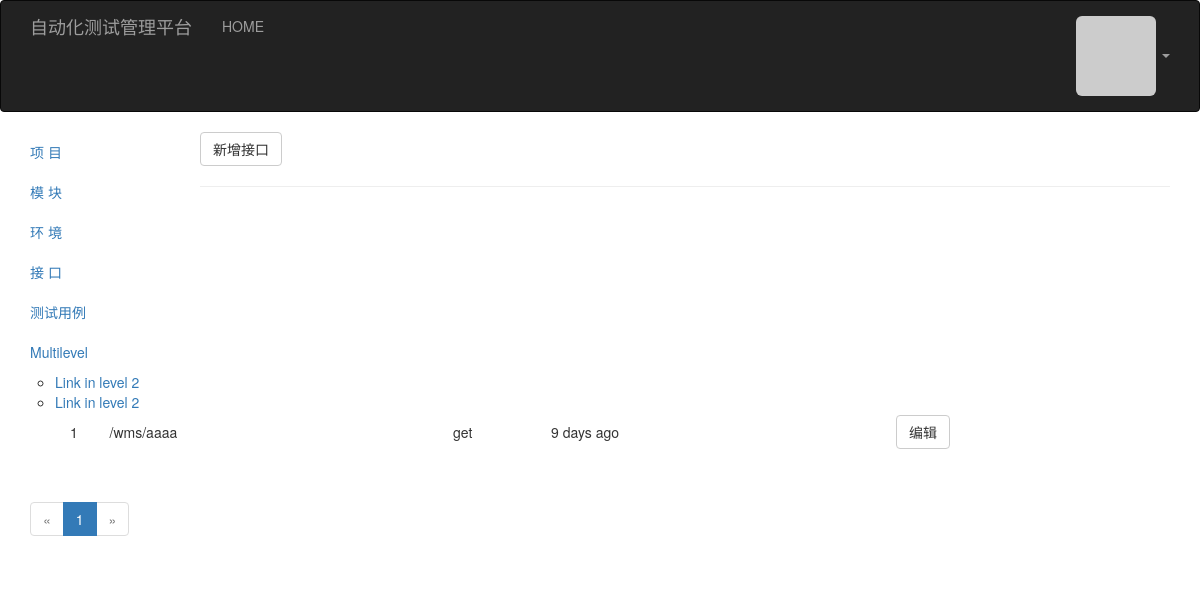
Page /interface/show (signed in) on the committed database.
### model.py (models this page shows)
class Interface(db.Model):
    __tablename__ = "interfaces"
    id = db.Column(db.Integer, primary_key=True)
    model_id = db.Column(db.Integer, db.ForeignKey('models.id'))
    name = db.Column(db.String(64), unique=True)
    methods = db.Column(db.String(64))
    uri = db.Column(db.String(128))
    desc = db.Column(db.Text)
    timestamp = db.Column(db.DateTime, index=True, default=datetime.utcnow())
    testcases = db.relationship('TestCase', backref='interface',lazy='dynamic')

### app/project/interface_views.py (the view)
@project.route("/interface/show", methods=["get"])
@login_required
def interface_show():
    interfaces = Interface.query.order_by(Interface.timestamp.desc()).all()
    form = InterfaceForm()
    form.project_id.choices = [(row.id, row.name) for row in Project.query.all()]
    form.model_id.choices = [(row.id, row.name) for row in ProjectModel.query.all()]
    page = request.args.get('page', 1, type=int)
    pagination = Interface.query.order_by(Interface.timestamp.desc()).paginate(
        page, per_page=current_app.config['FLASKY_POSTS_PER_PAGE'], error_out=False
    )
    return render_template('interface/show.html', form=form, pagination=pagination,interfaces=interfaces)

### model.py (called while the page is built)
@login_manager.user_loader
def load_user(user_id):
    return User.query.get(int(user_id))

    def gravatar(self, size=100, default="identicon", rating='g'):
        use_ssl = True if request.is_secure else False
        if self.avatar_hash:
            url = 'https://secure.gravatar.com/avatar' if use_ssl else 'http://www.gravatar.com/avatar'
            return '{url}/{hash}?s={size}&d={default}&r={rating}'.format(
                url=url, hash=self.avatar_hash, size=size, default=default, rating=rating)
        return libgravatar.Gravatar(self.email).get_image(size=size, default=default, rating=rating, use_ssl=use_ssl)

### app/templates/interface/show.html (shortened to what this page needs)
{% extends 'base.html' %}
{% import 'bootstrap/wtf.html' as wtf %}
{% import "_page.html" as macros %}
{% block page_content %}
    <button class="btn btn-default" data-toggle="modal" data-target="#addInterface">
	新增接口
    </button>
    <hr>
    <ul class="projects">
            <table  width="100%">
                {% for  interface in interfaces %}
                    <div class="profile-thumbnail">
                        <tr >
                                <td>{{ loop.index0 + 1}} </td>
                                <td>{{ interface.uri}} </td>
                                <td>{{ interface.methods}} </td>
                                <td style="text-align:left;">{{ moment(interface.timestamp).fromNow() }}</td>
                                <td height="40px">
                                    <button type="button" class="btn btn-default"
                                              onclick="location.href='#'">编辑
                                    </button>
                                </td>
                        </tr>
                    </div>
                {% endfor %}
            </table>
        </ul>
    <div class="pagination">
        {{ macros.pagination_widget(pagination, 'project.interface_show') }}
    </div>
</div>
{% endblock %}

### rows in the picture
Interface: uri "/wms/aaaa", methods "get", timestamp "9 days ago"

### other values in the picture
{{ p }} "1"
